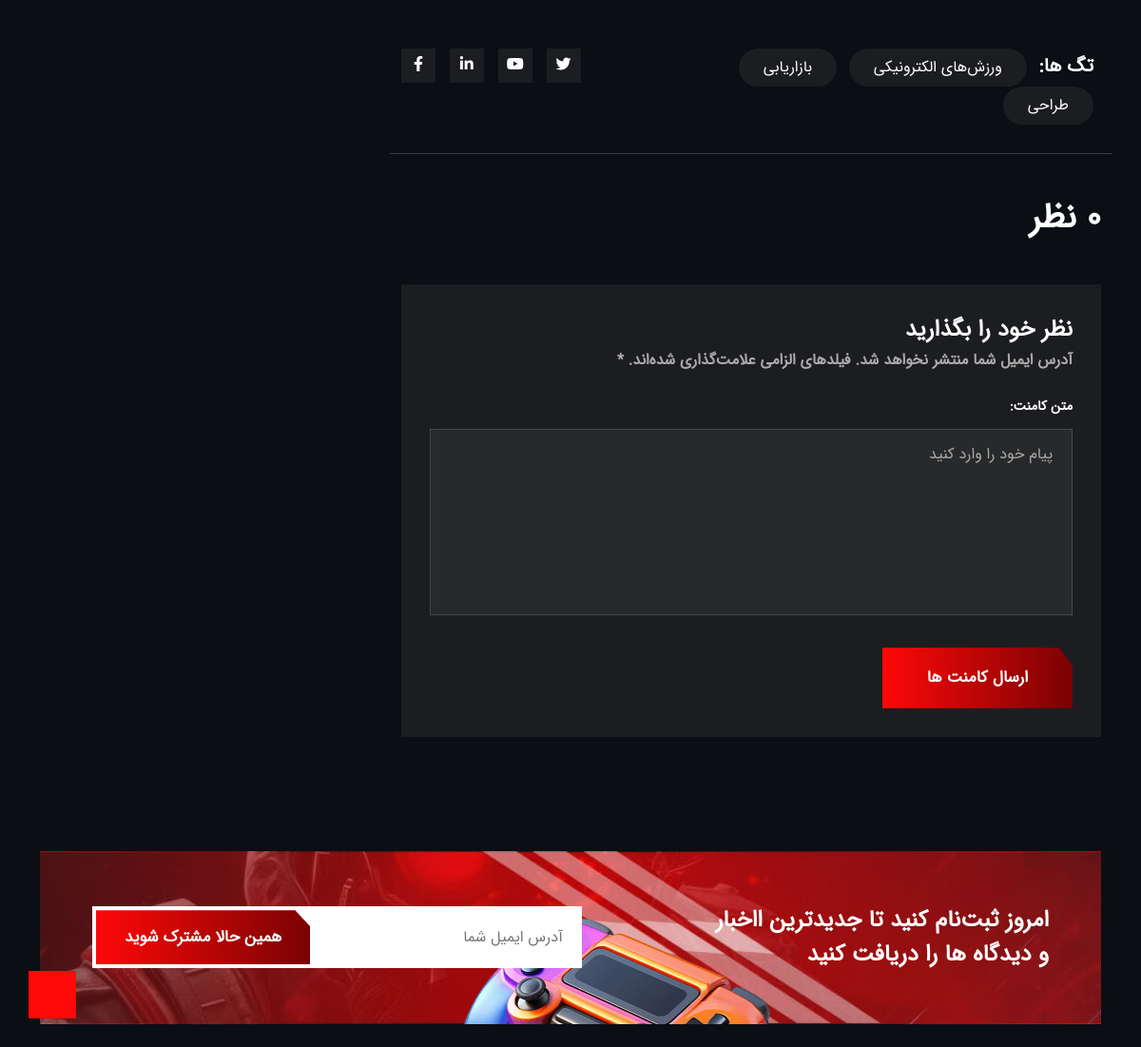
The app's page /article/network-servers/ (lower part), older data.
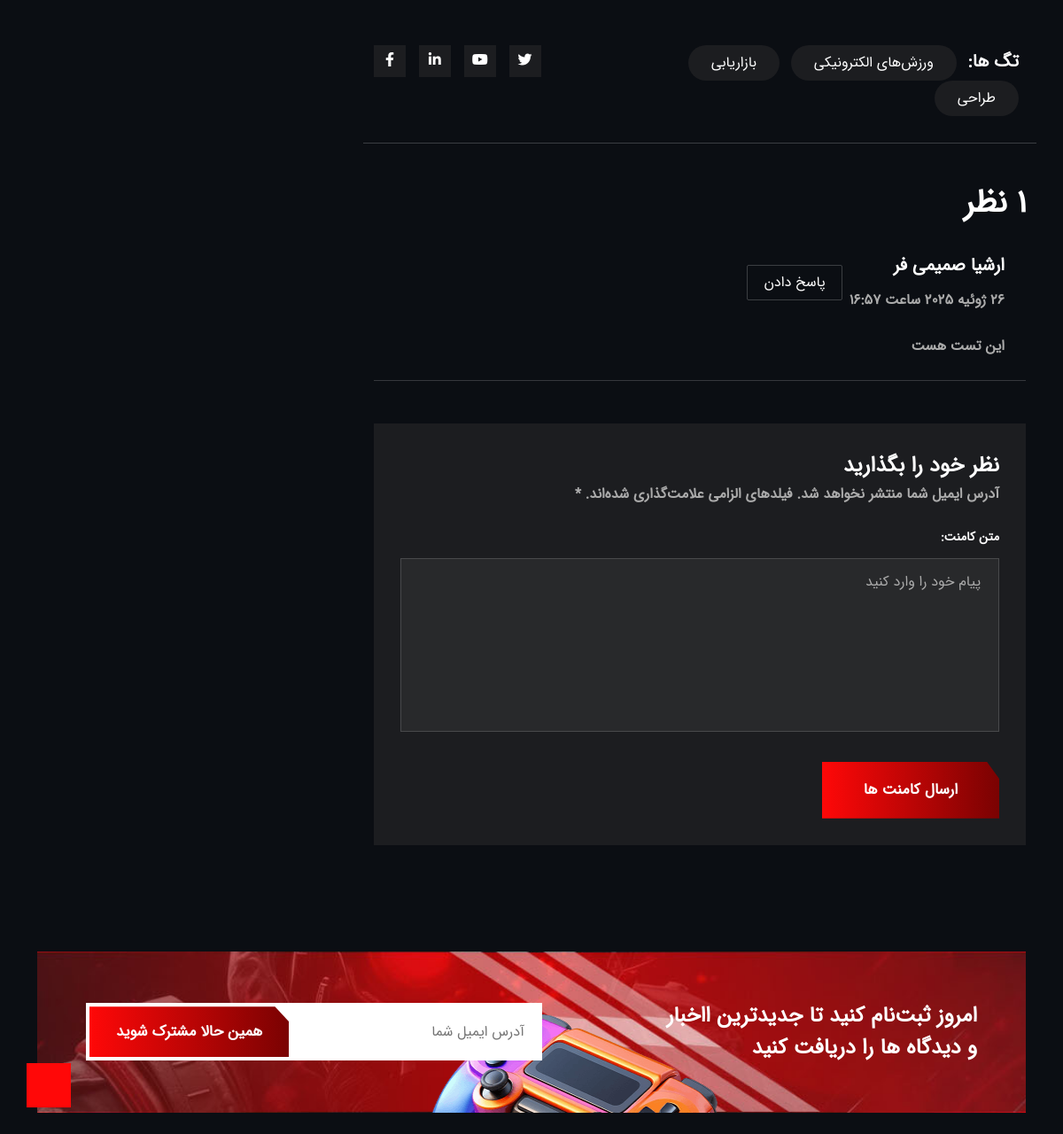
The same page, newer data.
### article_module/models.py (models this page shows, shortened)
class ArticleComments(models.Model):
    article = models.ForeignKey(Article, on_delete=models.CASCADE, verbose_name="مقاله")
    user = models.ForeignKey(CustomUser, on_delete=models.CASCADE, verbose_name='نویسنده')
    message = models.TextField(verbose_name='متن پیام')
    created_at = models.DateTimeField(auto_now_add=True, verbose_name='تاریخ انتشار')
    is_active = models.BooleanField(default=False, verbose_name='قبول شده / رد شده')
    class Meta:
        verbose_name = 'کامنت'
        verbose_name_plural = 'کامنت ها'

### account_module/models.py (models this page shows, shortened)
class CustomUser(AbstractUser):
    avatar = models.ImageField(upload_to='user_avatar', null=True, blank=True, verbose_name='تصویر پروفایل')
    email_active_code = models.CharField(max_length=100, verbose_name='کد فعالسازی')
    about_user = models.TextField(max_length=1000, verbose_name='درباره کاربر', default='درباره خودت یه چیزی بنویس که بقیه ببینن!')
    is_author = models.BooleanField(default=False, verbose_name='نویسنده')
    class Meta:
        verbose_name = 'کاربر'
        verbose_name_plural = 'کاربران'

### article_module/views.py (the view, shortened to what this page needs)
# urls.py: path('<slug:slug>/', ArticleDetailView.as_view(), name='article_detail'),
class ArticleDetailView(DetailView):
    template_name = 'article_module/article_detail.html'
    queryset = Article.objects.filter(is_active=True)
    def get_context_data(self, **kwargs):
        context = super().get_context_data(**kwargs)
        article = self.get_object()
        context['comments'] = ArticleComments.objects.filter(article=article, is_active=True)
        context['comment_form'] = ArticleCommentsForm()
        return context

### article_module/forms.py
class ArticleCommentsForm(forms.ModelForm):
    class Meta:
        model = ArticleComments
        fields = ['message']
        widgets = {
            'message': forms.Textarea(attrs={
                'class': 'form-clt',
                'rows': 4,
                'placeholder': 'پیام خود را وارد کنید'
            }),
        }
        labels = {
            'message': 'متن کامنت',
        }

### article_module/templates/article_module/article_detail.html (shortened to what the changed rows need)
{% extends 'shared/_layout.html' %}
{% load thumbnail %}
{% load static %}
{% load jalali_tags %}
{% load render_partial %}
{% block content %}
    <section class="news-details-section section-padding">
        <div class="container">
            <div class="gt-news-details-wrapper">
                <div class="row g-4 rtl">
                    <div class="col-12 col-lg-8">
                        <div class="gt-news-details-content">
                            <div class="gt-comments-area">
                                <div class="gt-comments-heading">
                                    <h3>{{ comments.count }} نظر</h3>
                                </div>
                                {% for comment in comments %}
                                    <div class="gt-blog-single-comment d-flex gap-4 pt-4 pb-4">
                                        <div class="gt-content">
                                            <div class="head d-flex flex-wrap gap-2 align-items-center justify-content-between">
                                                <div class="con">
                                                    <h5>
                                                        {{ comment.user.get_full_name }}
                                                    </h5>
                                                    <span>{{ comment.created_at.date | to_jalali }} ساعت {{ comment.created_at.time }}</span>
                                                </div>
                                                <a href="#" class="reply">پاسخ دادن</a>
                                            </div>
                                            <p class="mt-2 mb-4">
                                                {{ comment.message | linebreaks }}
                                            </p>
                                        </div>
                                    </div>
                                {% endfor %}
                            </div>
                        </div>
                    </div>
                </div>
            </div>
        </div>
    </section>
{% endblock %}

Row changes from the older to the newer data that the page shows:
added ArticleComments: user.get_full_name "ارشیا صمیمی فر", created_at|to_jalali "26 ژوئیه 2025", created_at.time "16:57", message "این تست هست"
Text that changed along with them:
{{ comments.count }}: "0" → "1"
